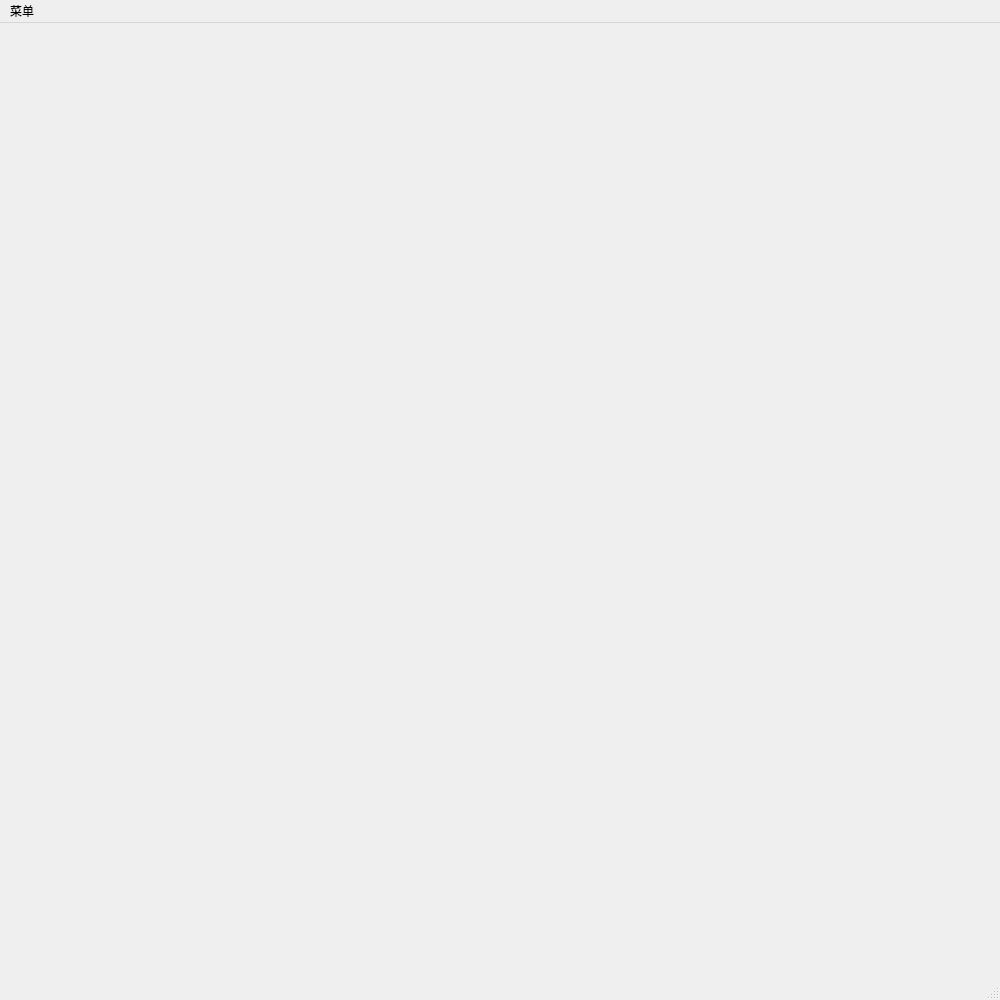
<?xml version="1.0" encoding="UTF-8"?>
<ui version="4.0">
 <class>MainWindow</class>
 <widget class="QMainWindow" name="MainWindow">
  <property name="geometry">
   <rect>
    <x>0</x>
    <y>0</y>
    <width>1000</width>
    <height>1000</height>
   </rect>
  </property>
  <property name="minimumSize">
   <size>
    <width>1000</width>
    <height>1000</height>
   </size>
  </property>
  <property name="maximumSize">
   <size>
    <width>1000</width>
    <height>1000</height>
   </size>
  </property>
  <property name="windowTitle">
   <string>五子棋</string>
  </property>
  <widget class="QWidget" name="centralWidget"/>
  <widget class="QMenuBar" name="menuBar">
   <property name="geometry">
    <rect>
     <x>0</x>
     <y>0</y>
     <width>1000</width>
     <height>26</height>
    </rect>
   </property>
   <widget class="QMenu" name="menu">
    <property name="title">
     <string>菜单</string>
    </property>
    <addaction name="action"/>
   </widget>
   <addaction name="menu"/>
  </widget>
  <widget class="QStatusBar" name="statusBar"/>
  <action name="action">
   <property name="text">
    <string>重来</string>
   </property>
  </action>
 </widget>
 <layoutdefault spacing="6" margin="11"/>
 <resources/>
 <connections/>
</ui>
